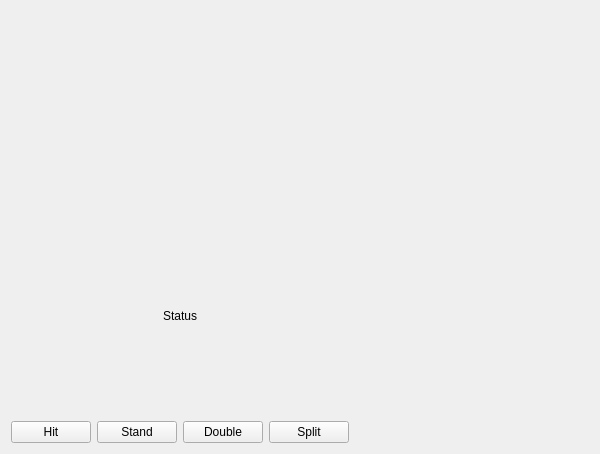
<?xml version="1.0" encoding="UTF-8"?>
<ui version="4.0">
 <class>central_widget</class>
 <widget class="QWidget" name="central_widget">
  <property name="geometry">
   <rect>
    <x>0</x>
    <y>0</y>
    <width>600</width>
    <height>454</height>
   </rect>
  </property>
  <property name="windowTitle">
   <string>Form</string>
  </property>
  <layout class="QGridLayout" name="gridLayout">
   <item row="0" column="0">
    <layout class="QHBoxLayout" name="horizontalLayout_3">
     <item>
      <layout class="QVBoxLayout" name="verticalLayout_2">
       <item>
        <layout class="QVBoxLayout" name="verticalLayout">
         <item>
          <widget class="HandDisplay" name="Dealers_hand_display" native="true"/>
         </item>
         <item>
          <widget class="HandDisplay" name="Players_hand_display" native="true"/>
         </item>
        </layout>
       </item>
       <item>
        <widget class="QLabel" name="Status">
         <property name="text">
          <string>Status</string>
         </property>
         <property name="alignment">
          <set>Qt::AlignCenter</set>
         </property>
        </widget>
       </item>
       <item>
        <layout class="QHBoxLayout" name="horizontalLayout_2">
         <item>
          <widget class="QPushButton" name="Hit">
           <property name="text">
            <string>Hit</string>
           </property>
          </widget>
         </item>
         <item>
          <widget class="QPushButton" name="Stand">
           <property name="text">
            <string>Stand</string>
           </property>
          </widget>
         </item>
         <item>
          <widget class="QPushButton" name="Double">
           <property name="text">
            <string>Double</string>
           </property>
          </widget>
         </item>
         <item>
          <widget class="QPushButton" name="Split">
           <property name="text">
            <string>Split</string>
           </property>
          </widget>
         </item>
        </layout>
       </item>
      </layout>
     </item>
     <item>
      <widget class="SideBar" name="side_bar" native="true"/>
     </item>
    </layout>
   </item>
  </layout>
 </widget>
 <customwidgets>
  <customwidget>
   <class>QPushButton</class>
   <header>QPushButton</header>
  </customwidget>
  <customwidget>
   <class>HandDisplay</class>
   <extends>QWidget</extends>
   <header>HandDisplay.h</header>
   <container>1</container>
  </customwidget>
  <customwidget>
   <class>SideBar</class>
   <extends>QWidget</extends>
   <header>SideBar.h</header>
   <container>1</container>
  </customwidget>
 </customwidgets>
 <resources/>
 <connections/>
</ui>
